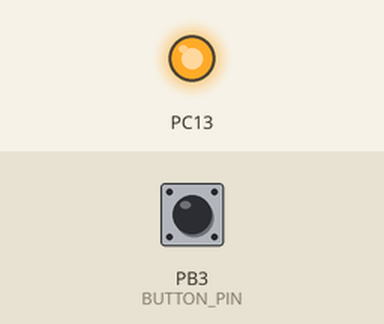
Bench run of a sketch on a simulated STM32 Blue Pill. Parts: output pins drawn as LEDs (lit = HIGH). The test bench sets the inputs (shaded band); at power-on: PB3 (BUTTON_PIN) HIGH.

Above: at 1.2 s.
1.3 s: PB3 (BUTTON_PIN) pulled LOW for 0.15 s
At 1.4 s:
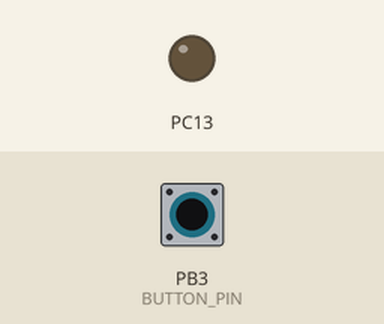
3.0 s: PB3 (BUTTON_PIN) pulled LOW for 3.2 s
At 7.0 s:
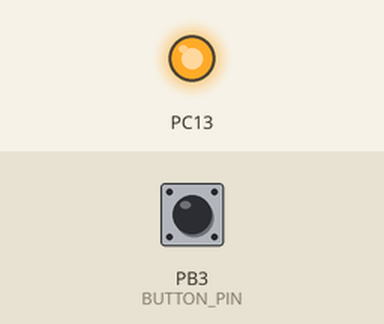
Timing chart, 0 to 8.5 s (numbered marks = the images above; inputs shaded):
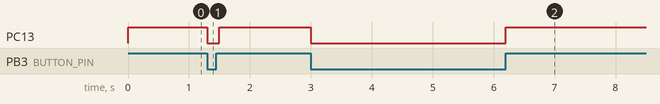

The sketch:

stm32_testing-button.ino
```cpp
/*
  Blink onboard LED at 0.1 second interval
*/

#define BUTTON_PIN PB3
void setup()
{

  pinMode(BUTTON_PIN, INPUT_PULLUP);
  pinMode(PC13, OUTPUT);
}
void loop()
{
  if(digitalRead(BUTTON_PIN)){
    digitalWrite(PC13, HIGH);
  }
  else{
    digitalWrite(PC13, LOW);
  }

  delay(100);
}
```

Measured:
- after the input at 1.3 s, PC13: HIGH → LOW at once, → HIGH 0.20 s later
- after the input at 3.0 s, PC13: HIGH → LOW at once, → HIGH 3.2 s later
